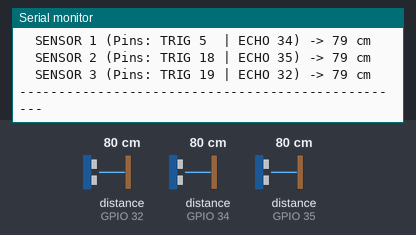
The sketch below on a simulated ESP32. On the bench: the last lines printed to the serial monitor. Wiring (inferred from the names in the program): 3 × ultrasonic range finder: trigger GPIO 5, echo GPIO 34 / trigger GPIO 18, echo GPIO 35 / trigger GPIO 19, echo GPIO 32. Inputs (shaded band) come from the test bench; at power-on: distance to the obstacle (sensors on GPIO 32, GPIO 34, GPIO 35) 80 cm. The echo pulse lasts 58.3 µs per cm.

Above: at 2.2 s.
2.3 s: distance to the obstacle (sensor on GPIO 32) set to 2 cm
At 3.8 s:
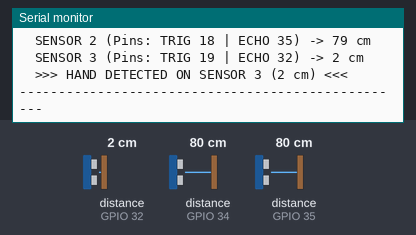
6.0 s: distance to the obstacle (sensor on GPIO 34) set to 2 cm
At 7.2 s:
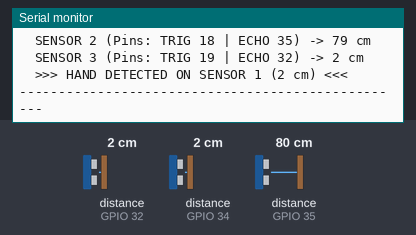
8.3 s: distance to the obstacle (sensor on GPIO 35) set to 2 cm
10.6 s: distance to the obstacle (sensor on GPIO 32) set to 4 cm
At 11.7 s:
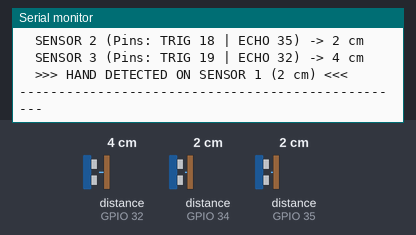
12.9 s: distance to the obstacle (sensor on GPIO 34) set to 4 cm
At 15.0 s:
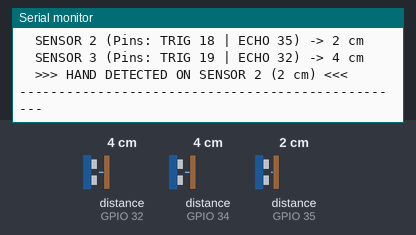
15.2 s: distance to the obstacle (sensor on GPIO 35) set to 4 cm
At 17.2 s:
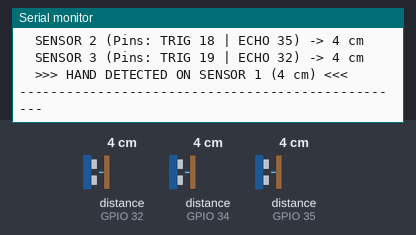
Timing chart, 0 to 18.5 s (numbered marks = the images above; inputs shaded):
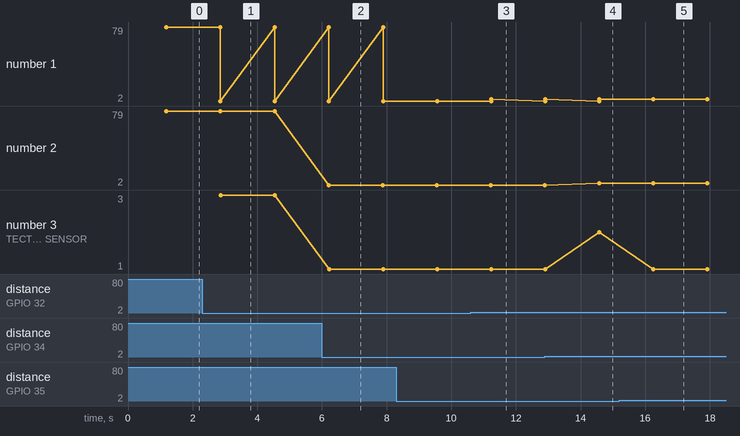

The sketch:

sensor_identifier.ino
```cpp
/*
 * =============================================================================
 *  ULTRASONIC MODULE IDENTIFIER (SLOW SERIAL MONITOR)
 *  Use this sketch to physically identify Sensor 1, Sensor 2, and Sensor 3.
 * =============================================================================
 *
 *  PINS:
 *    SENSOR 1: TRIG = GPIO 5  | ECHO = GPIO 34 (via resistor divider)
 *    SENSOR 2: TRIG = GPIO 18 | ECHO = GPIO 35 (via resistor divider)
 *    SENSOR 3: TRIG = GPIO 19 | ECHO = GPIO 32 (via resistor divider)
 *
 *  HOW TO USE:
 *    1. Upload this code to your ESP32.
 *    2. Open Serial Monitor at 115200 baud.
 *    3. It updates slowly (every 1.5 seconds) so you can easily read it.
 *    4. Put your hand 10 cm in front of ONE sensor at a time.
 *       The screen will highlight: ">>> HAND DETECTED ON SENSOR X <<<"
 */

#include <Arduino.h>

struct SensorPinout {
  const char* label;
  uint8_t trigPin;
  uint8_t echoPin;
};

SensorPinout sensors[3] = {
  {"SENSOR 1 (Pins: TRIG 5  | ECHO 34)",  5, 34},
  {"SENSOR 2 (Pins: TRIG 18 | ECHO 35)", 18, 35},
  {"SENSOR 3 (Pins: TRIG 19 | ECHO 32)", 19, 32}
};

float measureDistanceCm(uint8_t trigPin, uint8_t echoPin) {
  digitalWrite(trigPin, LOW);
  delayMicroseconds(4);
  digitalWrite(trigPin, HIGH);
  delayMicroseconds(10);
  digitalWrite(trigPin, LOW);

  // 30ms timeout (max ~5 meters)
  unsigned long durationUs = pulseIn(echoPin, HIGH, 30000UL);
  if (durationUs == 0) {
    return -1.0f; // No echo received
  }
  return (durationUs * 0.0343f) / 2.0f;
}

void setup() {
  Serial.begin(115200);
  delay(1000);

  Serial.println();
  Serial.println("==================================================");
  Serial.println("    ULTRASONIC MODULE PHYSICAL IDENTIFIER         ");
  Serial.println("==================================================");
  Serial.println("Testing Sensors every 1.5 seconds...");
  Serial.println();

  for (int i = 0; i < 3; i++) {
    pinMode(sensors[i].trigPin, OUTPUT);
    digitalWrite(sensors[i].trigPin, LOW);
    pinMode(sensors[i].echoPin, INPUT);
  }
}

void loop() {
  float dist[3];

  // Measure each sensor with 50ms pause to avoid acoustic echo interference
  for (int i = 0; i < 3; i++) {
    dist[i] = measureDistanceCm(sensors[i].trigPin, sensors[i].echoPin);
    delay(50);
  }

  Serial.println("--------------------------------------------------");
  int closestSensor = -1;
  float closestDist = 9999.0f;

  for (int i = 0; i < 3; i++) {
    Serial.print("  ");
    Serial.print(sensors[i].label);
    Serial.print(" -> ");

    if (dist[i] < 0) {
      Serial.println("[ NO ECHO - Check wires or 5V ]");
    } else {
      Serial.print((int)dist[i]);
      Serial.println(" cm");

      // Check if someone placed their hand in front (< 30 cm)
      if (dist[i] > 2 && dist[i] < 30 && dist[i] < closestDist) {
        closestDist = dist[i];
        closestSensor = i + 1;
      }
    }
  }

  // Visual helper to immediately tell you where your hand is:
  if (closestSensor != -1) {
    Serial.println();
    Serial.print("  >>> HAND DETECTED ON SENSOR ");
    Serial.print(closestSensor);
    Serial.print(" (");
    Serial.print((int)closestDist);
    Serial.println(" cm) <<<");
  }

  Serial.println("--------------------------------------------------");
  Serial.println();

  // Slow down: wait 1.5 seconds before next print
  delay(1500);
}
```

Measured:
- after the input at 2.3 s, the serial monitor: prints a new line after 0.56 s (image 1)
- after the input at 6.0 s, the serial monitor: prints a new line after 0.21 s (image 2)
- after the input at 10.6 s, the serial monitor: prints a new line after 0.64 s (image 3)
- after the input at 12.9 s, the serial monitor: prints a new line after 1.7 s (image 4)
- after the input at 15.2 s, the serial monitor: prints a new line after 1.0 s (image 5)
- plotted number 1: 2 → 4 after the input at 10.6 s
